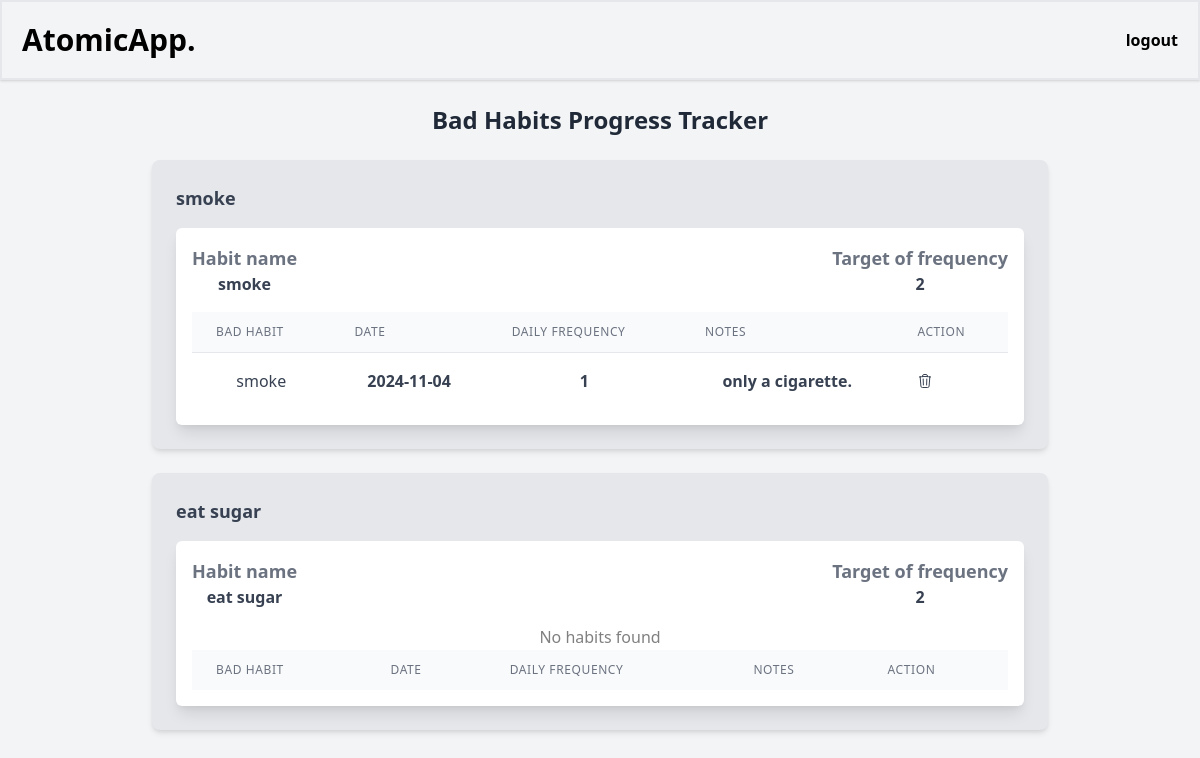
The page /tracking_badhabits_progress/tracking_badhabits.php (signed in) on the database its author committed.
### tables this page shows
CREATE TABLE `bad_habit` (
  `id_bad_habit` int NOT NULL AUTO_INCREMENT,
  `id_akun` int DEFAULT NULL,
  `bad_habit_name` varchar(255) DEFAULT NULL,
  `begin_frequency` int DEFAULT NULL,
  `target_frequency` int DEFAULT NULL,
  `created_at` timestamp NULL DEFAULT CURRENT_TIMESTAMP,
  PRIMARY KEY (`id_bad_habit`),
  KEY `id_akun` (`id_akun`),
  CONSTRAINT `bad_habit_ibfk_1` FOREIGN KEY (`id_akun`) REFERENCES `account` (`id_akun`)
);

CREATE TABLE `bad_habit_progress` (
  `id_bad_habit_progress` int NOT NULL AUTO_INCREMENT,
  `id_bad_habit` int DEFAULT NULL,
  `date` date DEFAULT NULL,
  `daily_frequency` int DEFAULT NULL,
  `notes` text,
  PRIMARY KEY (`id_bad_habit_progress`),
  KEY `id_bad_habit` (`id_bad_habit`),
  CONSTRAINT `bad_habit_progress_ibfk_1` FOREIGN KEY (`id_bad_habit`) REFERENCES `bad_habit` (`id_bad_habit`)
);

### tracking_badhabits_progress/tracking_badhabits.php (the view, shortened to what this page needs)
<?php
require '../functions.php';
$id_akun = $_SESSION['id_akun'];
$stmt_habit = $connect->prepare("
    SELECT id_bad_habit, bad_habit_name, begin_frequency, target_frequency
    FROM bad_habit
    WHERE id_akun = ?
");
$stmt_habit->bind_param("i", $id_akun);
$stmt_habit->execute();
$habit_result = $stmt_habit->get_result();
$badhabits_by_name = [];
while ($row = $habit_result->fetch_assoc()) {
    $badhabits_by_name[$row['bad_habit_name']][] = $row;
}
?>
<!DOCTYPE html>
<html lang="en">
<head>
    <link href="https://cdn.jsdelivr.net/npm/tailwindcss@2.2.19/dist/tailwind.min.css" rel="stylesheet">
</head>
<body class="bg-gray-100">
    <div class="container mx-auto m-5 flex-col items-center">
        <h2 class="text-2xl font-semibold text-center text-gray-800 m-6 font-bold">Bad Habits Progress Tracker</h2>
        <?php if (!empty($badhabits_by_name)): ?>
            <div class="space-y-6 w-full flex flex-col items-center">
                <?php foreach ($badhabits_by_name as $bad_habit_name => $habits): ?>
                    <div class="bg-gray-200 p-6  rounded-lg shadow-md w-full max-w-4xl">
                        <h3 class="text-lg font-semibold text-gray-700 mb-4"><?= htmlspecialchars($bad_habit_name) ?></h3>
                            <?php foreach ($habits as $habit): ?>
                                <div class="bg-white shadow-lg rounded-md p-4 text-center  flex flex-col hover:shadow-lg transition-shadow duration-300  text-gray-700 hover:bg-gray-50 font-semibold" >
                                    <div class="flex justify-between items-center mb-4">
                                        <div class="text-center">
                                            <p class="text-gray-500 text-lg font-bold">Habit name</p>
                                            <span class=" text-md font-semibold"><?= htmlspecialchars($habit['bad_habit_name']) ?></span>
                                        </div>
                                        <div class="text-center">
                                            <p class="text-gray-500 text-lg font-bold">Target of frequency</p>
                                            <span class=" text-md font-bold"><?= htmlspecialchars($habit['begin_frequency']) ?></span>
                                        </div>
                                    </div>
                                    <div class="overflow-x-auto">
                                        <table class="min-w-full divide-y divide-gray-200">
                                            <thead class="bg-gray-50">
                                                <tr>
                                                    <th class="px-6 py-3 text-left text-xs font-medium text-gray-500 uppercase tracking-wider">Bad Habit</th>
                                                    <th class="px-6 py-3 text-left text-xs font-medium text-gray-500 uppercase tracking-wider">Date</th>
                                                    <th class="px-6 py-3 text-left text-xs font-medium text-gray-500 uppercase tracking-wider">Daily Frequency</th>
                                                    <th class="px-6 py-3 text-left text-xs font-medium text-gray-500 uppercase tracking-wider">Notes</th>
                                                    <th class="px-6 py-3 text-left text-xs font-medium text-gray-500 uppercase tracking-wider">action</th>
                                                </tr>
                                            </thead>
                                            <tbody class="bg-white divide-y divide-gray-200">
                                            <?php
                                                $stmt_habit_progress = $connect->prepare("SELECT bh.bad_habit_name, bhp.date, bhp.daily_frequency, bhp.notes, bhp.id_bad_habit_progress FROM bad_habit_progress bhp JOIN bad_habit bh ON bhp.id_bad_habit = bh.id_bad_habit WHERE bh.id_bad_habit = ?");
                                                $stmt_habit_progress->bind_param("i", $habit['id_bad_habit']);
                                                $stmt_habit_progress->execute();
                                                $habit_result_progress = $stmt_habit_progress->get_result();
                                            ?>
                                                <?php
                                                if (isset($habit_result_progress) && $habit_result_progress->num_rows > 0) {
                                                    while ($row = $habit_result_progress->fetch_assoc()) { ?>
                                                <tr>
                                                    <td class='px-6 py-4 whitespace-nowrap'>
                                                    <form action="../badhabits_progress/detail_bad_habit_progress.php" method="POST" style="display:inline;">
                                                    <button type="submit" class="hover:underline"><?= $row["bad_habit_name"] ?></button>
                                                    </form>
                                                    </td>
                                                    <td class='px-6 py-4 whitespace-nowrap'><?= $row["date"]?></td>
                                                    <td class='px-6 py-4 whitespace-nowrap'><?= $row["daily_frequency"]?></td>
                                                    <td class='px-6 py-4 whitespace-nowrap'><?= $row["notes"]?></td>
                                                    <td class="px-6 py-4 whitespace-nowrap">
                                                        <a href="../badhabits_progress/delete_bhp.php?id=<?= $row['id_bad_habit_progress']; ?>" >
                                                        </a>
                                                    </td>
                                                </tr>
                                                    <?php }
                                                } else {
                                                    echo "<option disabled>No habits found</option>";
                                                }
                                                ?>
                                            </tbody>
                                        </table>
                                </div>
                                </div>
                            <?php endforeach; ?>
                    </div>
                <?php endforeach; ?>
            </div>
        <?php else: ?>
            <p class="text-center text-gray-500">Not habits found in this account.</p>
        <?php endif; ?>
    </div>
</body>
</html>

### rows shown on the page
bad_habit: bad_habit_name "smoke", begin_frequency "2"
bad_habit_progress: id_bad_habit.bad_habit_name "smoke", date "2024-11-04", daily_frequency "1", notes "only a cigarette."
bad_habit: bad_habit_name "eat sugar", begin_frequency "2"

### other values the page prints
$bad_habit_name "smoke"
$bad_habit_name "eat sugar"
